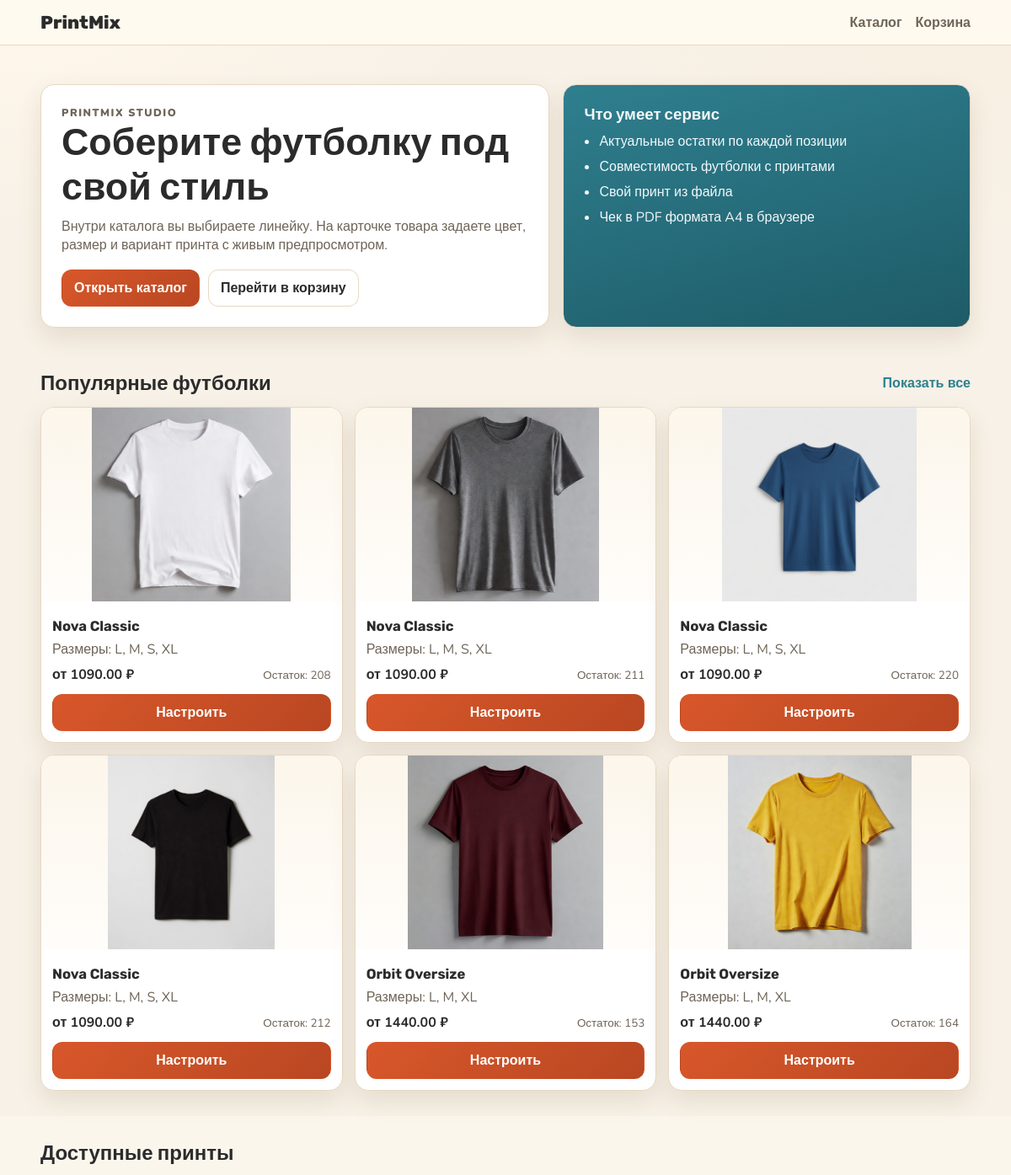
Before: / (upper part) with the older database file.
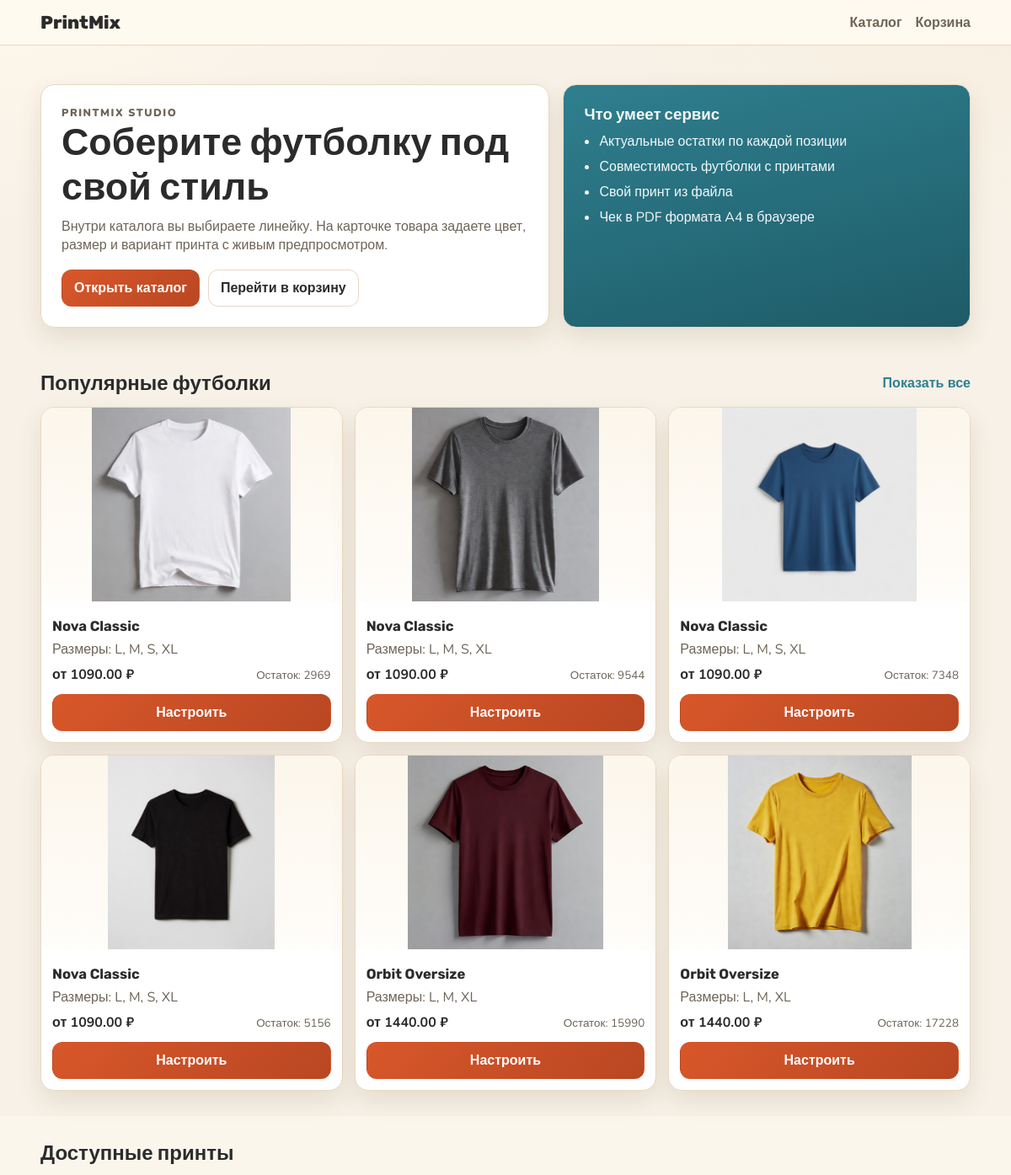
After: the same page with the newer database file.
### models.py (models this page shows)
class TShirtCharacteristic(db.Model):
    __tablename__ = 'ХарактеристикиФутболок_Характеристическая'
    characteristic_id = db.Column(db.Integer, primary_key=True, autoincrement=True)
    tshirt_id = db.Column(
        db.Integer,
        db.ForeignKey('Футболки_Стержневая.tshirt_id'),
        nullable=False,
        unique=True
    )
    model_name = db.Column(db.String(100), nullable=False)
    color_name = db.Column(db.String(50), nullable=False)
    size_name = db.Column(db.String(20), nullable=False)
    image_url = db.Column(db.String(255), nullable=False)
    base_price = db.Column(db.Numeric(10, 2), nullable=False)
    stock_qty = db.Column(db.Integer, nullable=False, default=0)
    tshirt = db.relationship('TShirtCore', back_populates='characteristic')

### app.py (the view)
@app.route('/')
def index():
    featured_products = get_grouped_catalog_products(limit=6)
    prints = (
        PrintCore.query.filter_by(is_active=True)
        .order_by(PrintCore.print_name.asc())
        .limit(3)
        .all()
    )
    return render_template('index.html', featured_products=featured_products, prints=prints)

### app.py (called while the page is built)
def get_cart():
    return session.setdefault('cart', [])

@app.context_processor
def utility_processor():
    def cart_count():
        return sum(int(item.get('quantity', 1)) for item in get_cart())
    return {'cart_count': cart_count}

### templates/index.html (shortened to what this page needs)
{% extends "base.html" %}
{% block content %}
<section class="hero-band">
    <div class="container hero-layout">
        <div class="hero-text">
            <p class="eyebrow">PRINTMIX STUDIO</p>
            <h1>Соберите футболку под свой стиль</h1>
            <p>
                Внутри каталога вы выбираете линейку. На карточке товара задаете цвет, размер
                и вариант принта с живым предпросмотром.
            </p>
            <div class="hero-actions">
                <a class="btn btn-main" href="{{ url_for('catalog') }}">Открыть каталог</a>
                <a class="btn btn-soft" href="{{ url_for('cart') }}">Перейти в корзину</a>
            </div>
        </div>
        <div class="hero-note">
            <h3>Что умеет сервис</h3>
            <ul>
                <li>Актуальные остатки по каждой позиции</li>
                <li>Совместимость футболки с принтами</li>
                <li>Свой принт из файла</li>
                <li>Чек в PDF формата A4 в браузере</li>
            </ul>
        </div>
    </div>
</section>
<section class="section">
    <div class="container">
        <div class="section-title">
            <h2>Популярные футболки</h2>
            <a href="{{ url_for('catalog') }}">Показать все</a>
        </div>
        <div class="products">
            {% for product in featured_products %}
                <article class="tile">
                    <img src="{{ url_for('static', filename=product.image_url) }}" alt="{{ product.model_name }}">
                    <div class="tile-body">
                        <h3>{{ product.model_name }}</h3>
                        <p class="sub">Размеры: {{ product.sizes|join(', ') }}</p>
                        <div class="row-between">
                            <strong>от {{ "%.2f"|format(product.base_price) }} ₽</strong>
                            <span class="stock {% if product.stock_qty <= 5 %}stock-low{% endif %}">
                                Остаток: {{ product.stock_qty }}
                            </span>
                        </div>
                        <a href="{{ url_for('product_detail', tshirt_id=product.tshirt_id) }}" class="btn btn-main full">
                            Настроить
                        </a>
                    </div>
                </article>
            {% else %}
                <p class="sub">Пока нет позиций.</p>
            {% endfor %}
        </div>
    </div>
</section>
<section class="section section-alt">
    <div class="container">
        <div class="section-title">
            <h2>Доступные принты</h2>
        </div>
    </div>
</section>
{% endblock %}

Changed rows visible on the page:
changed TShirtCharacteristic (number 1 of 6 on the later page): stock_qty "208" → "2969"
changed TShirtCharacteristic (number 2 of 6 on the later page): stock_qty "211" → "9544"
changed TShirtCharacteristic (number 3 of 6 on the later page): stock_qty "220" → "7348"
changed TShirtCharacteristic (number 4 of 6 on the later page): stock_qty "212" → "5156"
changed TShirtCharacteristic (number 5 of 6 on the later page): stock_qty "153" → "15990"
changed TShirtCharacteristic (number 6 of 6 on the later page): stock_qty "164" → "17228"
